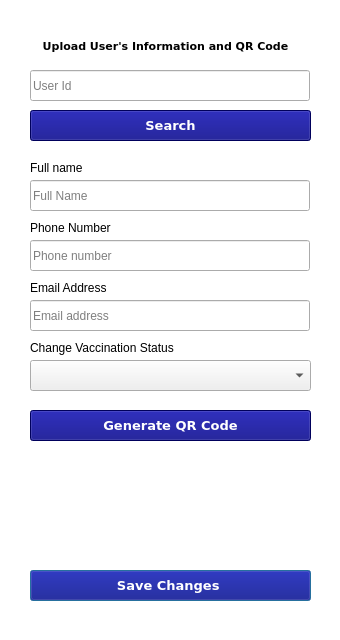
<?xml version="1.0" encoding="UTF-8"?>
<ui version="4.0">
 <class>adminmodifyuserinformation</class>
 <widget class="QDialog" name="adminmodifyuserinformation">
  <property name="geometry">
   <rect>
    <x>0</x>
    <y>0</y>
    <width>340</width>
    <height>640</height>
   </rect>
  </property>
  <property name="minimumSize">
   <size>
    <width>340</width>
    <height>640</height>
   </size>
  </property>
  <property name="maximumSize">
   <size>
    <width>340</width>
    <height>640</height>
   </size>
  </property>
  <property name="windowTitle">
   <string>Dialog</string>
  </property>
  <widget class="QLineEdit" name="fullnameedit">
   <property name="geometry">
    <rect>
     <x>30</x>
     <y>180</y>
     <width>280</width>
     <height>31</height>
    </rect>
   </property>
   <property name="minimumSize">
    <size>
     <width>280</width>
     <height>0</height>
    </size>
   </property>
   <property name="maximumSize">
    <size>
     <width>280</width>
     <height>16777215</height>
    </size>
   </property>
   <property name="placeholderText">
    <string>Full Name</string>
   </property>
  </widget>
  <widget class="QLineEdit" name="phonenumberedit">
   <property name="geometry">
    <rect>
     <x>30</x>
     <y>240</y>
     <width>280</width>
     <height>31</height>
    </rect>
   </property>
   <property name="minimumSize">
    <size>
     <width>280</width>
     <height>0</height>
    </size>
   </property>
   <property name="maximumSize">
    <size>
     <width>280</width>
     <height>16777215</height>
    </size>
   </property>
   <property name="placeholderText">
    <string>Phone number</string>
   </property>
  </widget>
  <widget class="QLineEdit" name="emailedit">
   <property name="geometry">
    <rect>
     <x>30</x>
     <y>300</y>
     <width>280</width>
     <height>31</height>
    </rect>
   </property>
   <property name="minimumSize">
    <size>
     <width>280</width>
     <height>0</height>
    </size>
   </property>
   <property name="maximumSize">
    <size>
     <width>280</width>
     <height>16777215</height>
    </size>
   </property>
   <property name="placeholderText">
    <string>Email address</string>
   </property>
  </widget>
  <widget class="QComboBox" name="status">
   <property name="geometry">
    <rect>
     <x>30</x>
     <y>360</y>
     <width>281</width>
     <height>31</height>
    </rect>
   </property>
  </widget>
  <widget class="QLabel" name="label">
   <property name="geometry">
    <rect>
     <x>30</x>
     <y>160</y>
     <width>61</width>
     <height>16</height>
    </rect>
   </property>
   <property name="text">
    <string>Full name</string>
   </property>
  </widget>
  <widget class="QLabel" name="label_2">
   <property name="geometry">
    <rect>
     <x>30</x>
     <y>280</y>
     <width>161</width>
     <height>16</height>
    </rect>
   </property>
   <property name="text">
    <string>Email Address</string>
   </property>
  </widget>
  <widget class="QLabel" name="label_3">
   <property name="geometry">
    <rect>
     <x>30</x>
     <y>220</y>
     <width>151</width>
     <height>16</height>
    </rect>
   </property>
   <property name="text">
    <string>Phone Number</string>
   </property>
  </widget>
  <widget class="QLabel" name="label_4">
   <property name="geometry">
    <rect>
     <x>30</x>
     <y>340</y>
     <width>201</width>
     <height>16</height>
    </rect>
   </property>
   <property name="text">
    <string>Change Vaccination Status</string>
   </property>
  </widget>
  <widget class="QPushButton" name="save">
   <property name="geometry">
    <rect>
     <x>30</x>
     <y>570</y>
     <width>281</width>
     <height>31</height>
    </rect>
   </property>
   <property name="font">
    <font>
     <family>Verdana</family>
     <pointsize>10</pointsize>
     <bold>true</bold>
    </font>
   </property>
   <property name="styleSheet">
    <string notr="true">background-color: rgb(0, 0, 127);
color: rgb(255, 255, 255);</string>
   </property>
   <property name="text">
    <string>Save Changes </string>
   </property>
  </widget>
  <widget class="QLineEdit" name="textuserid">
   <property name="geometry">
    <rect>
     <x>30</x>
     <y>70</y>
     <width>280</width>
     <height>31</height>
    </rect>
   </property>
   <property name="minimumSize">
    <size>
     <width>280</width>
     <height>0</height>
    </size>
   </property>
   <property name="maximumSize">
    <size>
     <width>280</width>
     <height>16777215</height>
    </size>
   </property>
   <property name="placeholderText">
    <string>User Id</string>
   </property>
  </widget>
  <widget class="QPushButton" name="searchbutton">
   <property name="geometry">
    <rect>
     <x>30</x>
     <y>110</y>
     <width>281</width>
     <height>31</height>
    </rect>
   </property>
   <property name="font">
    <font>
     <family>Verdana</family>
     <pointsize>10</pointsize>
     <bold>true</bold>
    </font>
   </property>
   <property name="styleSheet">
    <string notr="true">background-color: rgb(0, 0, 127);
color: rgb(255, 255, 255);</string>
   </property>
   <property name="text">
    <string>Search</string>
   </property>
  </widget>
  <widget class="QLabel" name="qrCodeLabel">
   <property name="geometry">
    <rect>
     <x>110</x>
     <y>450</y>
     <width>121</width>
     <height>101</height>
    </rect>
   </property>
   <property name="text">
    <string/>
   </property>
   <property name="scaledContents">
    <bool>true</bool>
   </property>
  </widget>
  <widget class="QPushButton" name="GenQRcode">
   <property name="geometry">
    <rect>
     <x>30</x>
     <y>410</y>
     <width>281</width>
     <height>31</height>
    </rect>
   </property>
   <property name="font">
    <font>
     <family>Verdana</family>
     <pointsize>10</pointsize>
     <bold>true</bold>
    </font>
   </property>
   <property name="styleSheet">
    <string notr="true">background-color: rgb(0, 0, 127);
color: rgb(255, 255, 255);</string>
   </property>
   <property name="text">
    <string>Generate QR Code</string>
   </property>
  </widget>
  <widget class="QLabel" name="label_5">
   <property name="geometry">
    <rect>
     <x>-20</x>
     <y>-10</y>
     <width>361</width>
     <height>651</height>
    </rect>
   </property>
   <property name="styleSheet">
    <string notr="true">background-color: rgb(255, 255, 255);</string>
   </property>
   <property name="text">
    <string/>
   </property>
  </widget>
  <widget class="QLabel" name="label_6">
   <property name="geometry">
    <rect>
     <x>-10</x>
     <y>30</y>
     <width>351</width>
     <height>31</height>
    </rect>
   </property>
   <property name="font">
    <font>
     <family>Verdana</family>
     <pointsize>8</pointsize>
     <bold>true</bold>
    </font>
   </property>
   <property name="text">
    <string>Upload User's Information and QR Code</string>
   </property>
   <property name="alignment">
    <set>Qt::AlignCenter</set>
   </property>
  </widget>
  <widget class="QPushButton" name="backbutton">
   <property name="geometry">
    <rect>
     <x>10</x>
     <y>10</y>
     <width>51</width>
     <height>31</height>
    </rect>
   </property>
   <property name="text">
    <string/>
   </property>
   <property name="icon">
    <iconset>
     <normaloff>image/arrowleft.png</normaloff>image/arrowleft.png</iconset>
   </property>
   <property name="iconSize">
    <size>
     <width>40</width>
     <height>40</height>
    </size>
   </property>
   <property name="shortcut">
    <string>Up, Up, Up</string>
   </property>
   <property name="autoExclusive">
    <bool>false</bool>
   </property>
   <property name="flat">
    <bool>true</bool>
   </property>
  </widget>
  <zorder>label_5</zorder>
  <zorder>fullnameedit</zorder>
  <zorder>phonenumberedit</zorder>
  <zorder>emailedit</zorder>
  <zorder>status</zorder>
  <zorder>label</zorder>
  <zorder>label_2</zorder>
  <zorder>label_3</zorder>
  <zorder>label_4</zorder>
  <zorder>save</zorder>
  <zorder>textuserid</zorder>
  <zorder>searchbutton</zorder>
  <zorder>qrCodeLabel</zorder>
  <zorder>GenQRcode</zorder>
  <zorder>label_6</zorder>
  <zorder>backbutton</zorder>
 </widget>
 <resources/>
 <connections/>
</ui>
